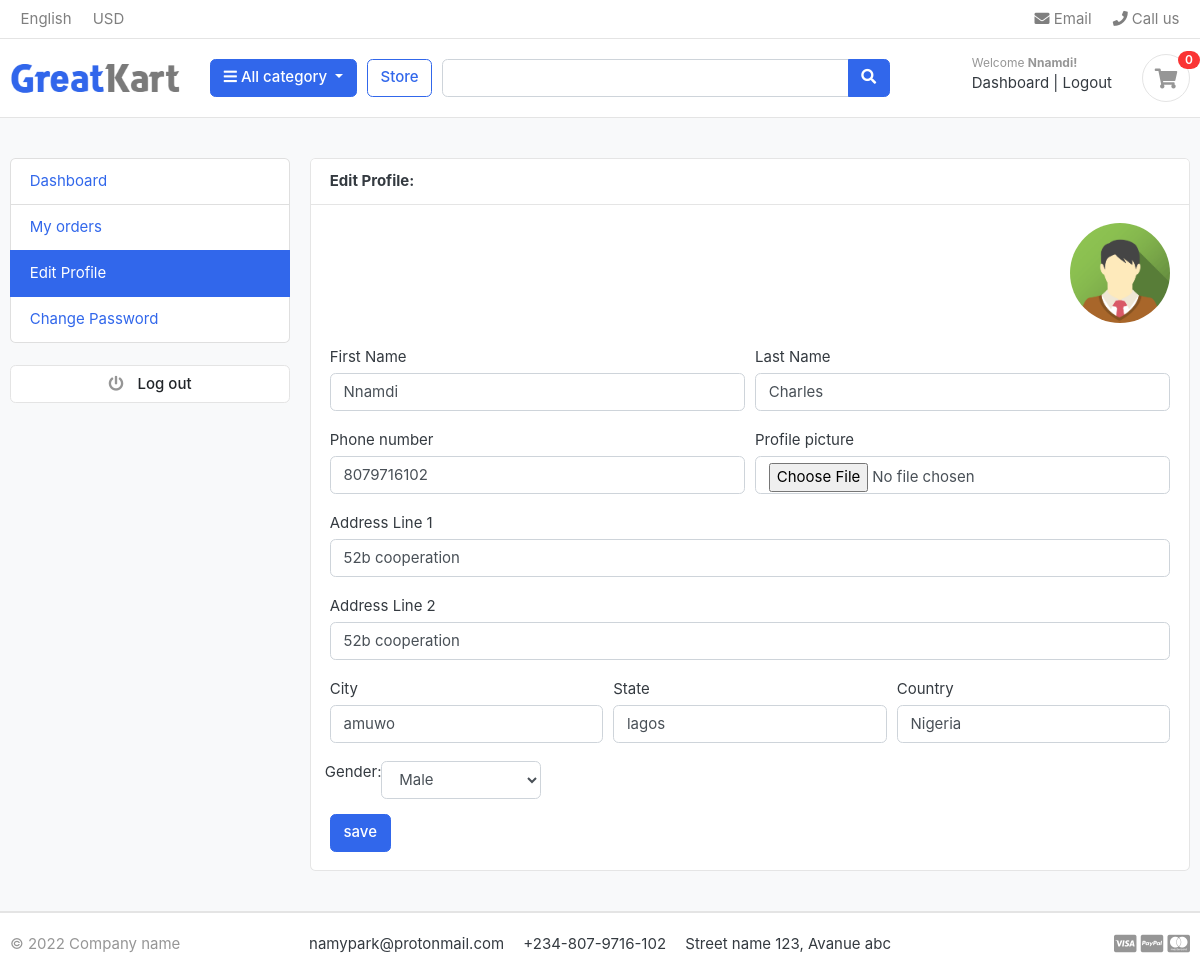
/accounts/edit_profile/ (signed in), run on the app's committed database.
### accounts/models.py (models this page shows, shortened)
class Account(AbstractBaseUser):
    first_name = models.CharField(
        max_length=50,
    )
    last_name = models.CharField(
        max_length=50,
    )
    username = models.CharField(max_length=50, unique=True)
    email = models.EmailField(unique=True)
    phone_number = models.IntegerField(null=True)
    date_joined = models.DateTimeField(auto_now_add=True)
    last_login = models.DateTimeField(auto_now=True)
    is_admin = models.BooleanField(default=False)
    is_staff = models.BooleanField(default=False)
    is_active = models.BooleanField(default=False)
    is_superadmin = models.BooleanField(default=False)
    USERNAME_FIELD = "email"
    REQUIRED_FIELDS = ["username", "first_name", "last_name"]
    objects = MyAccountManager()

class UserProfile(models.Model):
    user = models.OneToOneField(Account, on_delete=models.CASCADE, related_name="users")
    address_line_1 = models.CharField(max_length=100, blank=True)
    address_line_2 = models.CharField(max_length=100, blank=True)
    profile_picture = models.ImageField(blank=True, upload_to="user/profile/picture/")
    city = models.CharField(blank=True, max_length=100)
    state = models.CharField(blank=True, max_length=100)
    country = models.CharField(blank=True, max_length=100)
    gender = models.CharField(max_length=100, choices=gender)

### accounts/views.py (the view)
# urls.py: path("edit_profile/", views.edit_profile, name="edit_profile"),
@login_required(login_url="login")
def edit_profile(request):
    user_profile = get_object_or_404(UserProfile, user=request.user)
    if request.method == "POST":
        user_form = UserForm(request.POST, instance=request.user)
        profile_form = UserProfileForm(
            request.POST, request.FILES, instance=user_profile
        )
        if user_form.is_valid() and profile_form.is_valid():
            user_form.save()
            profile_form.save()
            messages.success(request, "Your profile has been updated")
            return redirect("edit_profile")
    else:
        user_form = UserForm(instance=request.user)
        profile_form = UserProfileForm(instance=user_profile)
    context = {
        "user_form": user_form,
        "profile_form": profile_form,
        "user_profile": user_profile,
    }
    return render(request, "accounts/edit_profile.html", context)

### accounts/forms.py
class UserForm(forms.ModelForm):
    class Meta:
        model = Account
        fields = [
            "first_name",
            "last_name",
            "phone_number",
        ]
    def __init__(self, *args, **kwargs):
        super(UserForm, self).__init__(*args, **kwargs)
        self.fields["first_name"].widget.attrs["placeholder"] = "Enter first Name"
        self.fields["last_name"].widget.attrs["placeholder"] = "Enter last Name"
        self.fields["phone_number"].widget.attrs["placeholder"] = "Enter phone number"
        for field in self.fields:
            self.fields.get(field).widget.attrs["class"] = "form-control"

class UserProfileForm(forms.ModelForm):
    profile_picture = forms.ImageField(
        required=False,
        error_messages={"invalid": ("Image files only")},
        widget=forms.FileInput,
    )
    class Meta:
        model = UserProfile
        fields = [
            "address_line_1",
            "address_line_2",
            "city",
            "state",
            "country",
            "gender",
            "profile_picture",
        ]
    def __init__(self, *args, **kwargs):
        super(UserProfileForm, self).__init__(*args, **kwargs)
        self.fields["address_line_1"].widget.attrs["placeholder"] = "Enter Your Address"
        self.fields["address_line_2"].widget.attrs["placeholder"] = "Enter Your Address"
        self.fields["city"].widget.attrs["placeholder"] = "city"
        self.fields["country"].widget.attrs["placeholder"] = "country"
        for field in self.fields:
            self.fields.get(field).widget.attrs["class"] = "form-control"

### carts/context_processors.py (called while the page is built)
def cart_quantity(request):
    quantity = 0
    if "admin" in request.path:
        return {}
    else:
        try:
            cart = Cart.objects.filter(cart_id=_cart_id(request))
            if request.user.is_authenticated:
                cart_items = CartItem.objects.all().filter(user=request.user)
            else:
                cart_items = CartItem.objects.all().filter(cart=cart[:1])
            for item in cart_items:
                quantity += item.quantity
        except Cart.DoesNotExist:
            quantity = 0
    return {"quantity": quantity}

### carts/views.py (called while the page is built)
def _cart_id(request):
    cart = request.session.session_key
    if not cart:
        cart = request.session.create()
    return cart

### category/context_processors.py (called while the page is built)
def menu_links(request):
    links = Category.objects.all()
    return dict(links=links)

### accounts/templates/accounts/edit_profile.html (shortened to what this page needs)
{% extends 'ecommerce/base.html' %}
{% block content %}
<section class="section-content padding-y bg">
    <div class="container">
        <div class="row">
        <aside class="col-md-3">
           {% include "ecommerce/dashboard_sidebar.html" %}
        </aside>
        <main class="col-md-9">
            <article class="card">
            <header class="card-header">
                <strong class="d-inline-block mr-3">Edit Profile:</strong>
            </header>
            <div class="card-body">
                <div class="text-right">
                    <img src="{{user_profile.profile_picture.url}}" alt="Profile Picture" width="100" style="border-radius:50px;">
                </div>
                <br>
                <div class="row">
                    <div class="col-md-12">
                        <form action="{% url 'edit_profile' %}" method="POST" enctype="multipart/form-data">
                            <div class="form-row">
                                <div class="form-group col-md-6">
                                    <label>First Name</label>
                                    {{ user_form.first_name }}
                                </div>
                                <div class="form-group col-md-6">
                                    <label>Last Name</label>
                                    {{ user_form.last_name }}
                                </div>
                                <div class="form-group col-md-6">
                                    <label>Phone number</label>
                                    {{ user_form.phone_number }}
                                </div>
                                <div class="form-group col-md-6">
                                    <label>Profile picture</label>
                                    {{ profile_form.profile_picture }}
                                </div>
                            </div>
                            <div class="form-group">
                                <label>Address Line 1</label>
                                {{ profile_form.address_line_1 }}
                            </div>
                            <div class="form-group">
                                <label>Address Line 2</label>
                                {{ profile_form.address_line_2 }}
                            </div>
                            <div class="form-row">
                                <div class="form-group col-md-4">
                                    <label>City</label>
                                    {{ profile_form.city }}
                                </div>
                                <div class="form-group col-md-4">
                                    <label>State</label>
                                    {{ profile_form.state }}
                                </div>
                                <div class="form-group col-md-4">
                                    <label>Country</label>
                                    {{ profile_form.country }}
                                </div>
                                <label>Gender:</label>
                                <div class="item-option-select">
                                   {{profile_form.gender}}
                                </div>
                            </div>
                            <input type="submit" value="save" class="btn btn-primary">
                        </form>
                </div>
                </div>
            </div>
            </article>
        </main>
    </div>
    </div>
    </section>
{% endblock %}

### ecommerce/templates/ecommerce/navbar.html (shortened to what this page needs)
{% load static %}
<header class="section-header">
  <nav class="navbar p-md-0 navbar-expand-sm navbar-light border-bottom">
    <div class="container">
      <div class="collapse navbar-collapse" id="navbarTop4">
        <ul class="navbar-nav mr-auto">
          <li class="nav-item dropdown">
            <a href="#" class="nav-link"> English </a>
          </li>
          <li class="nav-item dropdown">
            <a href="#" class="nav-link"> USD </a>
          </li>
        </ul>
        <ul class="navbar-nav">
          <li>
            <a href="#" class="nav-link">
              <i class="fa fa-envelope"></i> Email
            </a>
          </li>
          <li>
            <a href="#" class="nav-link">
              <i class="fa fa-phone"></i> Call us
            </a>
          </li>
        </ul>
      </div>
    </div>
  </nav>
  <section class="header-main border-bottom">
    <div class="container">
      <div class="row align-items-center">
        <div class="col-lg-2 col-md-3 col-6">
          <a href="{% url 'index' %}" class="brand-wrap">
          <img class="logo" src="{% static './images/logo.png' %}" />
          </a>
        </div>
        <div class="col-lg col-sm col-md col-6 flex-grow-0">
          <div class="category-wrap dropdown d-inline-block float-right">
            <button
              type="button"
              class="btn btn-primary dropdown-toggle"
              data-toggle="dropdown"
            >
              <i class="fa fa-bars"></i> All category
            </button>
          </div>
        </div>
        <a href="{% url 'store' %}" class="btn btn-outline-primary">Store</a>
        <div class="col-lg col-md-6 col-sm-12 col">
          <form action="{% url 'search_store' %}" class="search" method="GET">
            <div class="input-group w-100">
              <input
                type="text"
                class="form-control"
                style="width: 60%"
                placeholder="{{search_query}}"
                name='search'
                value="{{search_query}}"
              />
              <div class="input-group-append">
                <button class="btn btn-primary" type="submit">
                  <i class="fa fa-search"></i>
                </button>
              </div>
            </div>
          </form>
        </div>
        <div class="col-lg-3 col-sm-6 col-8 order-2 order-lg-3">
          <div class="d-flex justify-content-end mb-3 mb-lg-0">
            <div class="widget-header">
              {% if request.user.is_authenticated %}
              <small class="title text-muted">Welcome <b>{{request.user.first_name | capfirst}}</b><b>!</b></small>
              <div>
                <a href="{% url 'dashboard' %}"> Dashboard</a><span class="dark-transp"> | </span>
                <a href="{% url 'logout' %}">Logout</a>
                {% else %}
                <small class="title text-muted">Welcome <b>guest!</b></small>
              <div>
                <a href="{% url 'login' %}">Sign in</a>
                <span class="dark-transp"> | </span>
                <a href="{% url 'register' %}"> Register</a>
                {% endif %}
              </div>
            </div>
            <a href="{% url 'cart' %}" class="widget-header pl-3 ml-3">
              <div class="icon icon-sm rounded-circle border">
                <i class="fa fa-shopping-cart"></i>
              </div>
              {% if quantity %}
              <span class="badge badge-pill badge-danger notify"
                >{{quantity}}</span
              >
              {% else %}
              <span class="badge badge-pill badge-danger notify">0</span>
              {% endif %}
            </a>
          </div>
        </div>
      </div>
    </div>
  </section>
</header>

### ecommerce/static/css/ui.css (style rules this page uses)
html { font-family: "Inter", sans-serif; font-size: 15px; }
.icon-xs, .icon-sm, .icon-md, .icon-lg { display: inline-block; text-align: center; flex-shrink: 0; flex-grow: 0; }
.icon-sm { width: 48px; height: 48px; line-height: 48px !important; font-size: 20px; }
.padding-y { padding-top: 40px; padding-bottom: 40px; }
article:after, .form-group:after { display: block; clear: both; content: ""; }
.bg { background-color: #f8f9fa; }
.header-main { position: relative; padding-top: 1rem; padding-bottom: 1rem; }
.brand-wrap .logo, .navbar-brand .logo { margin-right: 7px; max-height: 42px; display: inline-block; }
.widget-header { display: inline-block; vertical-align: middle; position: relative; }
.widget-header a { color: #343a40; }
.widget-header i { color: #969696; }
.widget-header .title { display: block; }
.widget-header .notify { position: absolute; top: -3px; right: -10px; }
.notify { position: absolute; top: -4px; right: -10px; display: inline-block; padding: 0.25em 0.6em; font-size: 12px; line-height: 1; text-align: center; border-radius: 3rem; color: #fff; background-color: #fa3434; }
.item-option-select { margin-bottom: 1rem; display: inline-block; margin-right: 15px; }

### data on the page
Account: user.first_name "Nnamdi", first_name "Nnamdi", last_name "Charles", phone_number "8079716102"
UserProfile: profile_picture (picture), address_line_1 "52b cooperation", address_line_2 "52b cooperation", city "amuwo", state "lagos", country "Nigeria", gender "Male"
